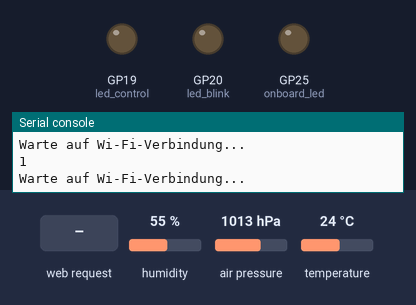
A program run on a simulated Raspberry Pi Pico running MicroPython. Shown: output pins drawn as LEDs (lit = HIGH), the last lines printed to the serial console. Dashed ring = blinking. The inputs (shaded band) are chosen by the test bench; at power-on: humidity 55 %, air pressure 1013 hPa, temperature 24 °C. WiFi joins after 1.5 s; values from a settings file that is not in the repository are placeholders.

Above: at 1.2 s.
1.3 s: HTTP request GET /lighton? received
At 2.26 s:
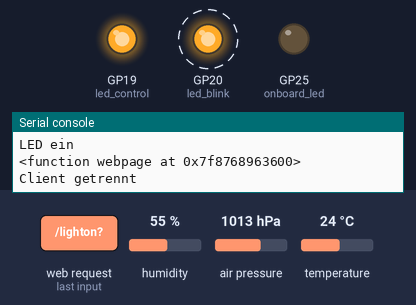
4.3 s: HTTP request GET /lightoff? received
At 5.4 s:
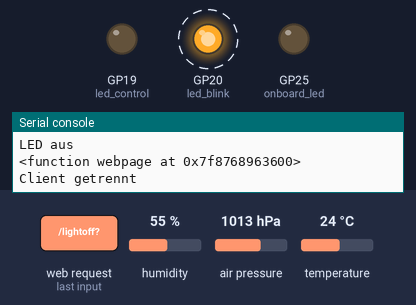
7.3 s: HTTP request GET /lighton? received
At 8.4 s:
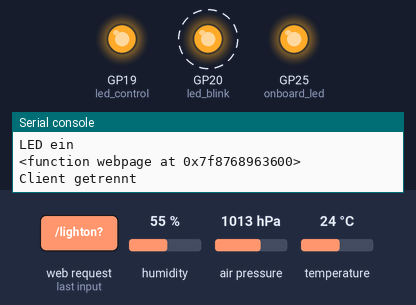
Timing chart, 0 to 16.3 s (numbered marks = the images above; inputs shaded):
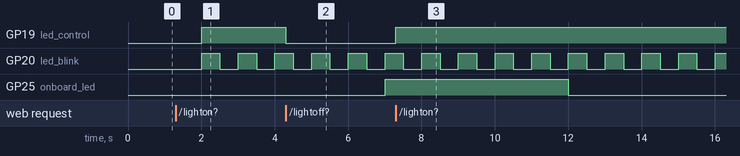

Measured:
- after the input at 1.3 s, GP19 (led_control): LOW → HIGH after 0.71 s
- after the input at 4.3 s, GP19 (led_control): HIGH → LOW at once
- after the input at 7.3 s, GP19 (led_control): LOW → HIGH at once
- by itself, GP20 (led_blink): alternates HIGH for 0.50 s and LOW for 0.50 s

The program:

WEB-Server4.py
```python
'''
WEB-Server4.py

WEB-Server mit externer webpage.html

Liefert BME280 Daten
Die int. LED blinkt
Die LED GPIO19 lässt sich über den WEB-Server e/a schalten
R = 220

BME280
Vin -> 3,3V
GND -> GND
SCA -> GPIO4
SCL -> GPIO5

WiFi Zugangsdaten von config.py
#config.py
wifi_ssid = 'R2-D2'
wifi_password =  'xxx'

'''

# Importieren notwendiger Module
import network
import asyncio
from config import wifi_ssid, wifi_password
import socket
import time
from machine import Pin, I2C
import BME280

# Konstante Variable zum Speichern des HTML-Dateipfads
HTML_FILE_PATH = "webpage.html"

# Erstellen der LEDs
led_blink = Pin(20, Pin.OUT)
led_control = Pin(19, Pin.OUT)
onboard_led = Pin('LED', Pin.OUT)

# Initialisieren des LED-Zustands
state = 'OFF'

# Initialisieren der I2C-Kommunikation
i2c = I2C(id=0, scl=Pin(5), sda=Pin(4), freq=10000)
bme = BME280.BME280(i2c=i2c, addr=0x76)

# Funktion zum Auslesen von HTML-Inhalten aus der Datei
def read_html_file():
    with open(HTML_FILE_PATH, "r") as file:
        return file.read()

# Abrufen von Sensormesswerte
def get_readings():
    temp = bme.temperature[:-1]
    hum = bme.humidity[:-1]
    pres = bme.pressure[:-3]
    return temp, hum, pres

# HTML-Vorlage für die Webseite
def webpage(state):
    temperature, humidity, pressure = get_readings()
    html_content = read_html_file()
    html = html_content.format(state=state, temperature=temperature, humidity=humidity, pressure=pressure)
    print(webpage)
    return html

# Init Wi-Fi-Schnittstelle
def init_wifi(ssid, password):
    wlan = network.WLAN(network.STA_IF)
    wlan.active(True)
    # Verbinde mit dem Netzwerk
    wlan.connect(ssid, password)
    # Warte auf Wi-Fi-Verbindung
    connection_timeout = 10
    while connection_timeout > 0:
        print(wlan.status())
        if wlan.status() >= 3:
            break
        connection_timeout -= 1
        print('Warte auf Wi-Fi-Verbindung...')
        time.sleep(1)
    # Überprüfe, ob die Verbindung erfolgreich ist
    if wlan.status() != 3:
        print('Verbindung zum WLAN fehlgeschlagen')
        return False
    else:
        print('Verbindung erfolgreich!')
        network_info = wlan.ifconfig()
        print('IP Addresse:', network_info[0])
        return True

# Asynchrone Funktion zur Verarbeitung von Client-Anfragen
async def handle_client(reader, writer):
    global state

    print("Client verbunden")
    request_line = await reader.readline()
    print('Request:', request_line)

    # Überspringen von HTTP-Anforderungsheadern
    while await reader.readline() != b"\r\n":
        pass

    request = str(request_line, 'utf-8').split()[1]
    print('Request:', request)

    # Verarbeiten der Anforderungs- und Aktualisierungsvariablen
    if request == '/lighton?':
        print('LED ein')
        led_control.value(1)
        state = 'ON'
    elif request == '/lightoff?':
        print('LED aus')
        led_control.value(0)
        state = 'OFF'

    # HTML-Antwort generieren
    response = webpage(state)

    # Sende die HTTP-Antwort, und schließe die Verbindung.
    writer.write('HTTP/1.0 200 OK\r\nContent-type: text/html\r\n\r\n')
    writer.write(response)
    await writer.drain()
    await writer.wait_closed()
    print('Client getrennt')

async def blink_led():
    while True:
        led_blink.toggle()  # Toggle LED state
        await asyncio.sleep(0.5)  # Blink interval

async def main():
    if not init_wifi(wifi_ssid, wifi_password):
        print('Programm beenden.')
        return

    # Starte den Server, und führe die Ereignisschleife aus.
    print('Server einrichten')
    server = asyncio.start_server(handle_client, "0.0.0.0", 80)
    asyncio.create_task(server)
    asyncio.create_task(blink_led())

    while True:
        print('Schleife')
        # Füge  weitere Aufgaben hinzu, die du  möglicherweise in der Schleife ausführen müssen
        await asyncio.sleep(5)
        onboard_led.toggle()

# Erstellen einer Ereignisschleife
loop = asyncio.get_event_loop()
# Erstellen einer Aufgabe zum Ausführen der Hauptfunktion
loop.create_task(main())

try:
    # Führe die Ereignisschleife unbegrenzt aus
    loop.run_forever()
except Exception as e:
    print('Fehler aufgetreten: ', e)
except KeyboardInterrupt:
    print('Programm vom Benutzer unterbrochen')
```
